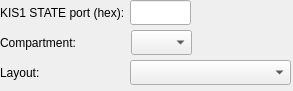
<?xml version="1.0" encoding="UTF-8"?>
<ui version="4.0">
 <class>hadesvm::cereon::Kis1KeyboardEditor</class>
 <widget class="QWidget" name="hadesvm::cereon::Kis1KeyboardEditor">
  <property name="geometry">
   <rect>
    <x>0</x>
    <y>0</y>
    <width>293</width>
    <height>91</height>
   </rect>
  </property>
  <property name="windowTitle">
   <string>Form</string>
  </property>
  <widget class="QLineEdit" name="controllerStatePortLineEdit">
   <property name="geometry">
    <rect>
     <x>130</x>
     <y>0</y>
     <width>61</width>
     <height>25</height>
    </rect>
   </property>
  </widget>
  <widget class="QComboBox" name="controllerCompartmentComboBox">
   <property name="geometry">
    <rect>
     <x>131</x>
     <y>30</y>
     <width>61</width>
     <height>25</height>
    </rect>
   </property>
  </widget>
  <widget class="QLabel" name="controllerCompartmentLabel">
   <property name="geometry">
    <rect>
     <x>0</x>
     <y>30</y>
     <width>131</width>
     <height>25</height>
    </rect>
   </property>
   <property name="text">
    <string>Compartment:</string>
   </property>
  </widget>
  <widget class="QLabel" name="controllerStatePortLabel">
   <property name="geometry">
    <rect>
     <x>0</x>
     <y>0</y>
     <width>131</width>
     <height>25</height>
    </rect>
   </property>
   <property name="text">
    <string>KIS1 STATE port (hex):</string>
   </property>
  </widget>
  <widget class="QLabel" name="layoutLabel">
   <property name="geometry">
    <rect>
     <x>0</x>
     <y>60</y>
     <width>131</width>
     <height>25</height>
    </rect>
   </property>
   <property name="text">
    <string>Layout:</string>
   </property>
  </widget>
  <widget class="QComboBox" name="layoutComboBox">
   <property name="geometry">
    <rect>
     <x>130</x>
     <y>60</y>
     <width>161</width>
     <height>25</height>
    </rect>
   </property>
  </widget>
 </widget>
 <resources/>
 <connections>
  <connection>
   <sender>controllerStatePortLineEdit</sender>
   <signal>textChanged(QString)</signal>
   <receiver>hadesvm::cereon::Kis1KeyboardEditor</receiver>
   <slot>_onControllerStatePortLineEditTextChanged(QString)</slot>
   <hints>
    <hint type="sourcelabel">
     <x>160</x>
     <y>12</y>
    </hint>
    <hint type="destinationlabel">
     <x>154</x>
     <y>58</y>
    </hint>
   </hints>
  </connection>
 </connections>
 <slots>
  <slot>_onControllerStatePortLineEditTextChanged(QString)</slot>
 </slots>
</ui>
